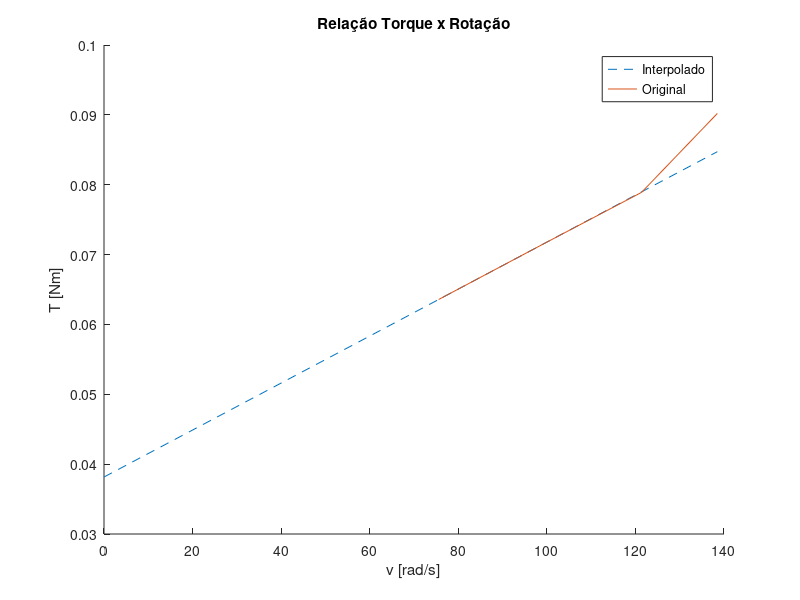

Here is the MATLAB script that generated this plot: (Note: this script raises an error after producing the figure.)
%% Experimento 08

clear; clc; close all;

[~,~]=mkdir('imagens');

addpath(genpath('dados'))
addpath(genpath('funcoes'))
addpath(genpath('simulink'))

%% Leitura dos dados

load('parado.csv')
% load('parado2.csv')
% parado = parado2;

load('d10.csv')
load('d12.csv')
load('d14.csv')
load('d16.csv')

dt = 10e-3;

m10.w = d10(1,:);
m10.i = d10(2,:);
m10.t = 0:dt:(length(d10)-1)*dt;
m10.v = 10;

m12.w = d12(1,:);
m12.i = d12(2,:);
m12.t = 0:dt:(length(d12)-1)*dt;
m12.v = 12;

m14.w = d14(1,:);
m14.i = d14(2,:);
m14.t = 0:dt:(length(d14)-1)*dt;
m14.v = 14;

m16.w = d16(1,:);
m16.i = d16(2,:);
m16.t = 0:dt:(length(d16)-1)*dt;
m16.v = 16;

mparado.w = parado(1,:);
mparado.i = parado(2,:);
mparado.t = 0:dt:(length(parado)-1)*dt;
mparado.v = 14;

%% Motor parado - R, L

i_regime = mean(mparado.i(end-50:end));
i_tau = 0.63*i_regime;

loc = find(mparado.i >= i_tau, 1);


ini = max(1, loc-3);
fim = ini+7;
tau = interp1(mparado.i(ini:fim), mparado.t(ini:fim), i_tau);

% tau = tau - mparado.t(314);

motor.R = 14/i_regime;
motor.L = tau*motor.R;

%% Motor em movimento - K, b, Tc

mds = [m10 m12 m14 m16];

regime = [1453 1540 2848 1718];

for k=1:4
    md = mds(k);
    fim_regime = regime(k);

    i_regime = mean(md.i(fim_regime-100:fim_regime));
    w_regime = mean(md.w(fim_regime-100:fim_regime));
    
    K(k) = (md.v-motor.R*i_regime)/w_regime;
    
    T(k) = K(k)*i_regime;
    w(k) = w_regime;

end

motor.K = mean(K);

motor.Tc = interp1(w, T, 0, 'linear', 'extrap');

motor.b = (T(1) - motor.Tc)/w(1);

fnc_T = @(w) (motor.Tc + motor.b*w);
w_T = [0 w];

name = 'Relação Torque x Rotação';
figure
hold on
plot(w_T, fnc_T(w_T), '--')
plot(w, T)
hold off
ylabel('T [Nm]')
xlabel('v [rad/s]')
legend('Interpolado', 'Original')
title(name)

name = removeSpecialCharacters(name);
saveas(gcf, strcat('imagens/', name, '.png'));

%% Mecânica do motor - J

wtj = (w + motor.Tc/motor.b).*exp(-1/4) - motor.Tc/motor.b;


mds = [m10 m12 m14 m16];

regime = [1458 1544 2865 1802];

for k=1:4
    md = mds(k);
    loc = regime(k)-1 + find(md.w(regime(k):end) <= wtj(k), 1);

    tjs(k) = md.t(loc) - md.t(regime(k)-1);
end

tj = mean(tjs);

motor.J = 4*motor.b*tj;

%% Modelo

% x = [i w theta]'
% u = [V Tc]'

A = [
    -motor.R/motor.L   -motor.K/motor.L   0
     motor.K/motor.J   -motor.b/motor.J   0
     0                  1                 0
];

B = [
     1/motor.L   0
     0          -1/motor.J
     0           0
];

C = [
    1 0 0
    0 1 0 
];

D = 0;

sys = ss(A, B, C, D);
Gm = tf(sys);
G = Gm(2,1);

%% Simulação

for k = 1:4
    md = mds(k);
    fim = regime(k);
    
    t = md.t(1:fim);
    lt = size(t);

    u = [
        md.v*ones(lt) 
        motor.Tc*ones(lt)
    ];

    Y = lsim(sys, u, t);
    y_i = Y(:,1);
    y_w = Y(:,2);
    
    v = [int2str(md.v) 'v'];
    
    figure;
    subplot(2, 1, 1)
    hold on
    plot(t, md.w(1:fim))
    plot(t, y_w)
    hold off
    ylabel('v [rad/s]')
    xlabel('t [s]')
    title(['Modelo x Experimento - ' v ' - Rotação'])
    legend('Modelo', 'Experimento')
    
    subplot(2, 1, 2)
    hold on
    plot(t, md.i(1:fim))
    plot(t, y_i)
    hold off;
    ylabel('i [amp]')
    xlabel('t [s]')
    title(['Modelo x Experimento - ' v ' - Corrente'])
    legend('Modelo', 'Experimento')
    
    name = ['Comparação Modelo x Experimento - ' v];
    name = removeSpecialCharacters(name);
    saveas(gcf, strcat('imagens/', name, '.png'));
end

%% Dados experimentais


for k = 1:4
    md = mds(k);
    
    v = [int2str(md.v) 'v'];
    
    figure;
    subplot(2, 1, 1)
    hold on
    plot(md.t, md.w)
    hold off
    ylabel('v [rad/s]')
    xlabel('t [s]')
    title(['Dados Experimentais - ' v ' - Rotação'])
    
    subplot(2, 1, 2)
    hold on
    plot(md.t, md.i)
    hold off;
    ylabel('i [amp]')
    xlabel('t [s]')
    title(['Dados Experimentais - ' v ' - Corrente'])
    
    name = ['Dados Experimentais - ' v];
    name = removeSpecialCharacters(name);
    saveas(gcf, strcat('imagens/', name, '.png'));
end


%% Dados experimentais - Frenagem


figure;
for k = 1:4
    md = mds(k);
    ini = regime(k);
    
    v = [int2str(md.v) 'v'];
    
    subplot(2, 2, k)
    hold on
    plot(md.t(1:end-ini+1), md.w(ini:end))
    hold off
    ylabel('v [rad/s]')
    xlabel('t [s]')
    title(['Parada - ' v])
    
end
name = 'Dados Experimentais - Parada';
name = removeSpecialCharacters(name);
saveas(gcf, strcat('imagens/', name, '.png'));